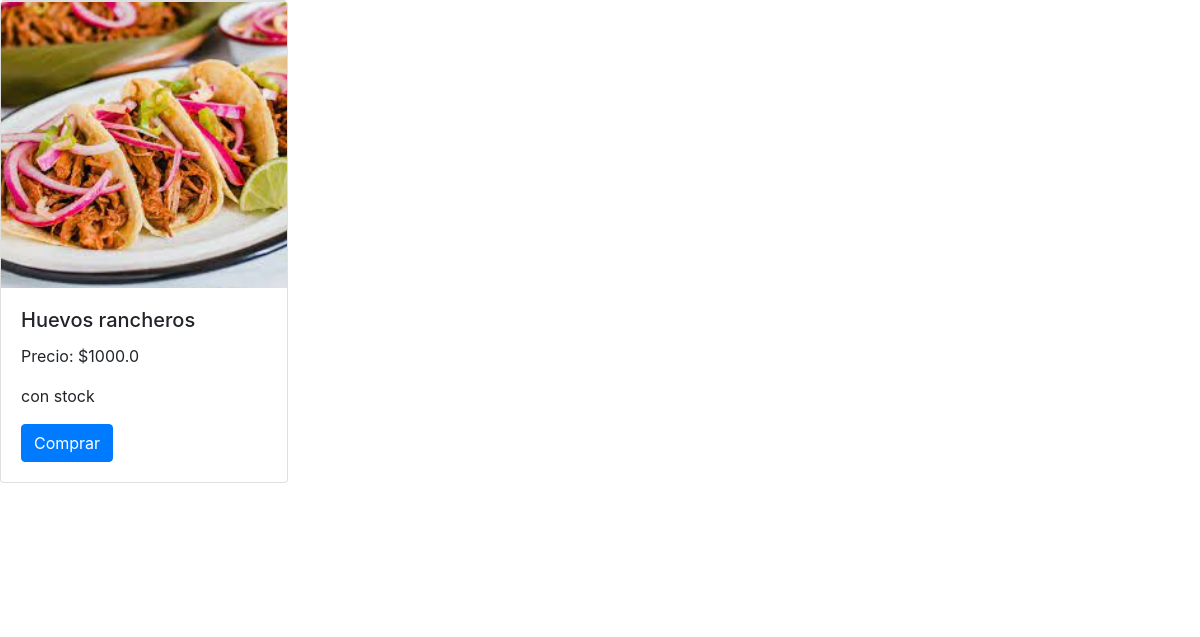
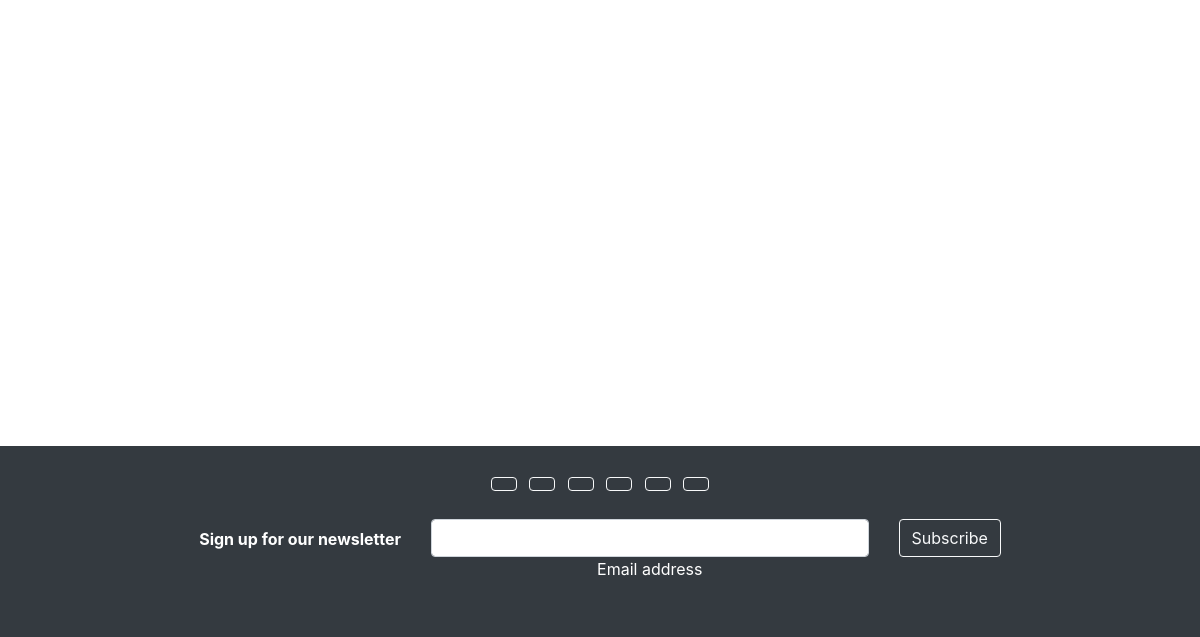
The app's page /menus/list-menus/ (lower part), older data (2 pictures, top to bottom).
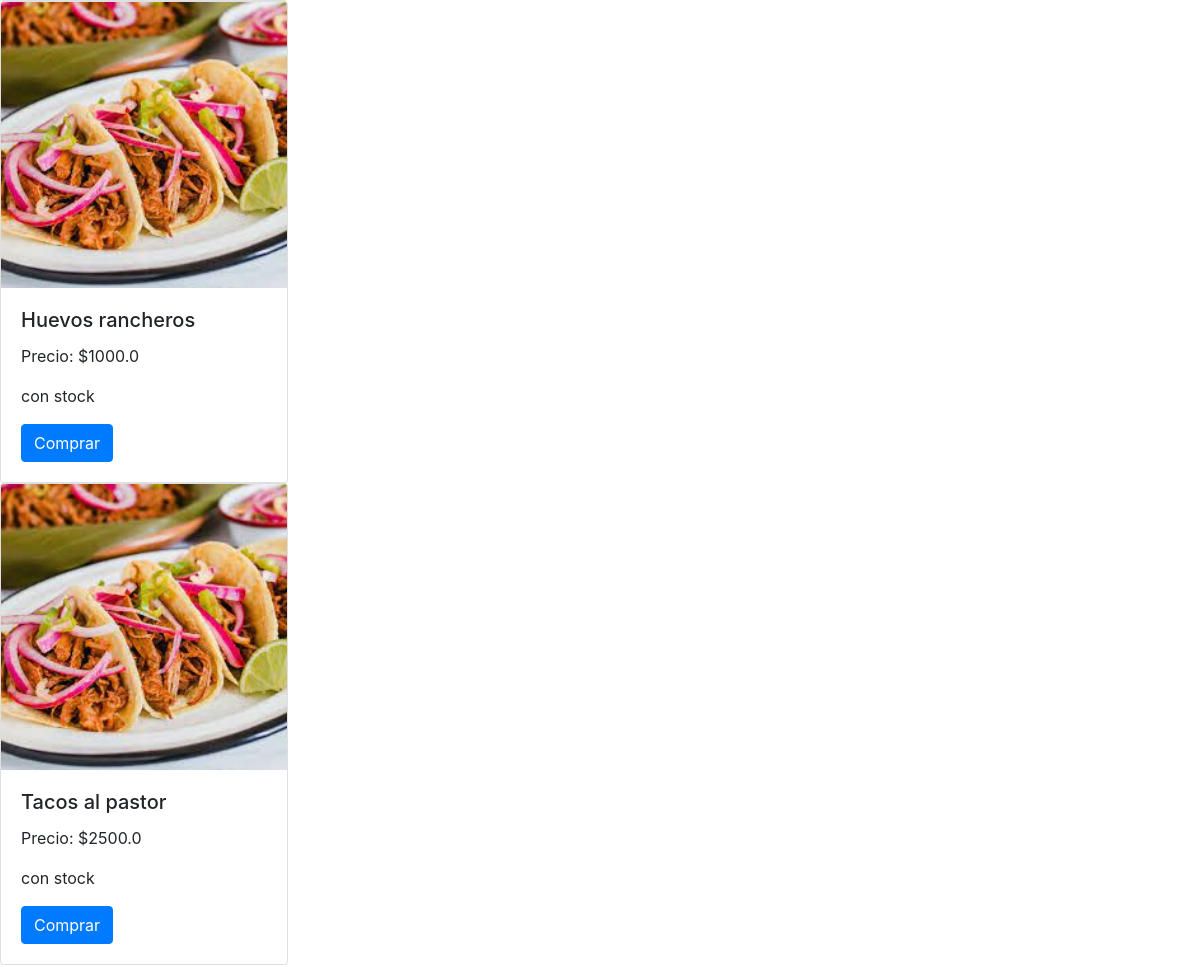
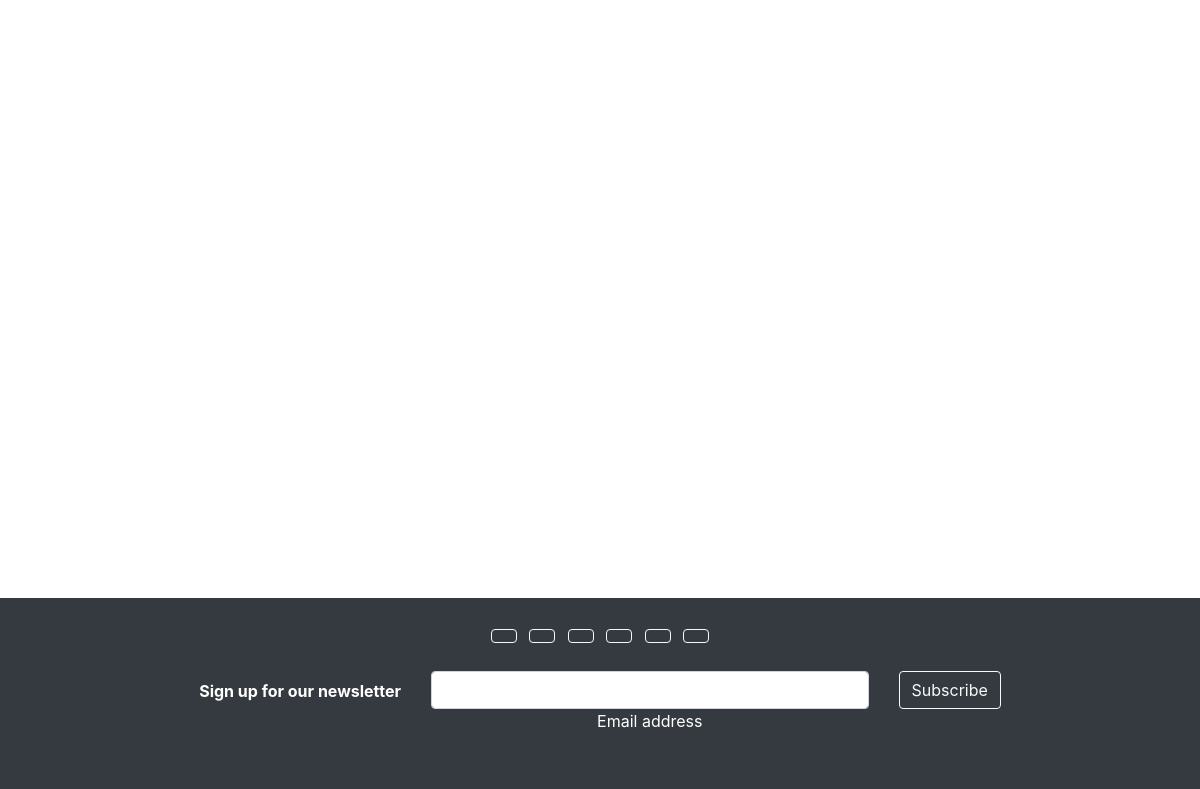
The same page, newer data (2 pictures, top to bottom).
### menus/models.py (models this page shows, shortened)
class Menus(models.Model):
    name = models.CharField(max_length=100)
    price = models.FloatField()
    stock = models.BooleanField(default=True)

### menus/views.py (the view)
# urls.py: path('list-menus/', list_menus),
def list_menus(request):
    all_menus = Menus.objects.all()
    context = {'menus': all_menus}
    return render(request, 'menus/list_menus.html', context=context)

### templates/menus/list_menus.html (shortened to what this page needs)
{% extends 'base.html' %}
{% block content %}
{% for menu in menus %}
<div class="card" style="width: 18rem;">
    <img class="card-img-top" alt="...">
    <div class="card-body">
      <h5 class="card-title">{{menu.name}}</h5>
      <p class="card-text">Precio: ${{menu.price}}</p>
      {% if menu.stock == True %}
        <p>con stock</p>
    {% else %}
        <p>sin stock</p>
    {% endif %}
      <a href="#" class="btn btn-primary">Comprar</a>
    </div>
  </div>
{% endfor %}
{% endblock %}

Row changes from the older to the newer data that the page shows:
added Menus: name "Tacos al pastor", price "2500.0", stock "con stock"
